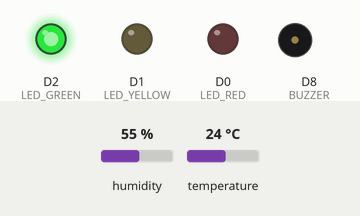
The sketch below on a simulated ESP8266 (NodeMCU). Shown: output pins drawn as LEDs (lit = HIGH), buzzer (waves = sounding). The inputs (shaded band) are chosen by the test bench; at power-on: temperature 24 °C, humidity 55 %. WiFi joins after 1.5 s; servers stay silent unless stated; what the sketch prints to the serial monitor is not drawn.

Above: at 2.7 s.
2.8 s: temperature set to 28 °C
7.5 s: temperature set to 31 °C
At 10.6 s:
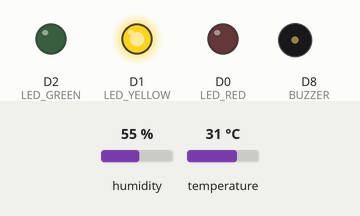
12.2 s: temperature set to 35 °C
16.9 s: temperature set to 38 °C
At 22.0 s:
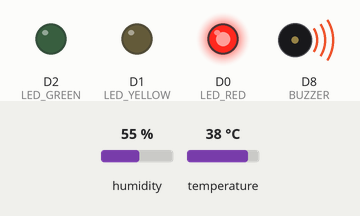
22.7 s: temperature set to 12 °C
At 25.7 s:
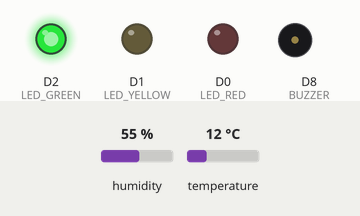
27.4 s: temperature set to 33 °C
At 29.5 s:
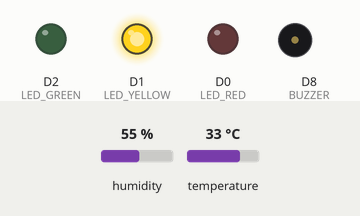
Timing chart, 0 to 31.0 s (numbered marks = the images above; inputs shaded):
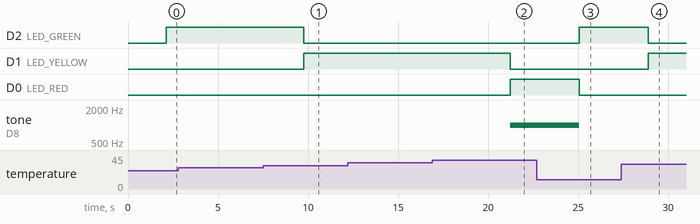

The sketch:

Posttest3_Kel2.ino
```cpp
#include <ESP8266WiFi.h>
#include <WiFiClient.h>
#include <DHT.h>
#include <ThingSpeak.h>

#define LED_GREEN D2
#define LED_YELLOW D1
#define LED_RED D0
#define BUZZER D8
#define DHTPIN D4
#define DHTTYPE DHT11
DHT dht(DHTPIN, DHTTYPE);

const char *ssid = "Universitas Mulawarman";
const char *password = "";
WiFiClient client;

unsigned long channel = 2477406;
const char *myWriteAPIKey = "39P9J9MM7D2SCYPG";
const char *myReadAPIKey = "HV763VT8NSR252K3";
uint8_t temperature, humidity;
unsigned int suhu1 = 1;
unsigned int kelembaban1 = 2;
unsigned int led1 = 3;
unsigned int feedback1 = 4;

void setup() {
  Serial.begin(9600);
  dht.begin();
  pinMode(LED_GREEN, OUTPUT);
  pinMode(LED_YELLOW, OUTPUT);
  pinMode(LED_RED, OUTPUT);
  digitalWrite(LED_GREEN, LOW);
  digitalWrite(LED_YELLOW, LOW);
  digitalWrite(LED_RED, LOW);
  ThingSpeak.begin(client);

  Serial.println();
  Serial.print("Connecting to ");
  Serial.println(ssid);
  WiFi.begin(ssid, password);
  while (WiFi.status() != WL_CONNECTED){
    delay(500);
    Serial.print(".");
  }
  Serial.println("");
  Serial.println("WiFi connected");
  Serial.println(WiFi.localIP());
  ThingSpeak.begin(client);
}

void loop() {
  temperature = dht.readTemperature();
  humidity = dht.readHumidity();
  Serial.print("Temperature Value is :");
  Serial.print(temperature);
  Serial.println("C");

  Serial.print("Humidity Value is :");
  Serial.print(humidity);
  Serial.println("%");

  ThingSpeak.writeField(channel, 1, temperature, myWriteAPIKey);
  ThingSpeak.writeField(channel, 2, humidity, myWriteAPIKey);

  if(temperature > 36) {
    digitalWrite(LED_GREEN, LOW);
    digitalWrite(LED_YELLOW, LOW);
    digitalWrite(LED_RED, HIGH);
    tone(BUZZER, 1000); // Peringatan suara
    // delay(1000); // Delay untuk peringatan suara
    // noTone(BUZZER); // Mematikan suara
    ThingSpeak.writeField(channel, feedback1, "WARNING: Temperature above 36°C!", myWriteAPIKey);
  } else if (temperature >= 30 && temperature <= 36) {
    digitalWrite(LED_GREEN, LOW);
    digitalWrite(LED_YELLOW, HIGH);
    digitalWrite(LED_RED, LOW);
    noTone(BUZZER); // Mematikan suara
    ThingSpeak.writeField(channel, feedback1, "Temperature within normal range", myWriteAPIKey);
  } else  {
    digitalWrite(LED_GREEN, HIGH);
    digitalWrite(LED_YELLOW, LOW);
    digitalWrite(LED_RED, LOW);
    noTone(BUZZER); // Mematikan suara
    ThingSpeak.writeField(channel, feedback1, "Temperature within normal range", myWriteAPIKey);
  }

  delay(1000);
}
```

Measured:
- the behaviour switches between 29 and 30 °C on temperature (found by bisection; images 0 and 1)
- the behaviour switches between 36 and 37 °C on temperature (found by bisection; images 1 and 2)
- after the input at 2.8 s, every drawn part: stays the same
- after the input at 7.5 s, D2 (LED_GREEN): HIGH → LOW after 2.3 s; D1 (LED_YELLOW): LOW → HIGH after 2.3 s
- after the input at 12.2 s, every drawn part: stays the same
- after the input at 16.9 s, D1 (LED_YELLOW): HIGH → LOW after 4.3 s; D0 (LED_RED): LOW → HIGH after 4.3 s; tone on D8 (BUZZER): silent → 1000 Hz after 4.3 s
- after the input at 22.7 s, D2 (LED_GREEN): LOW → HIGH after 2.4 s; D0 (LED_RED): HIGH → LOW after 2.4 s; tone on D8 (BUZZER): 1000 Hz → silent after 2.4 s
- after the input at 27.4 s, D2 (LED_GREEN): HIGH → LOW after 1.5 s; D1 (LED_YELLOW): LOW → HIGH after 1.5 s
